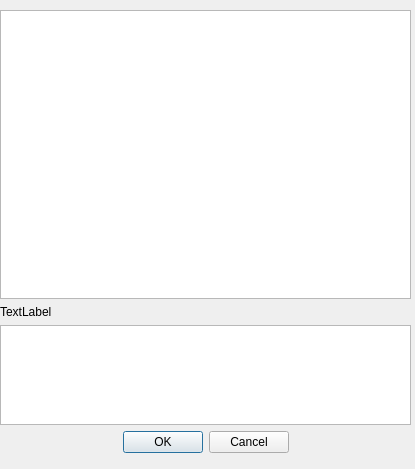
<?xml version="1.0" encoding="UTF-8"?>
<ui version="4.0">
 <class>PhFontDialog</class>
 <widget class="QDialog" name="PhFontDialog">
  <property name="geometry">
   <rect>
    <x>0</x>
    <y>0</y>
    <width>415</width>
    <height>469</height>
   </rect>
  </property>
  <property name="sizePolicy">
   <sizepolicy hsizetype="Expanding" vsizetype="Expanding">
    <horstretch>0</horstretch>
    <verstretch>0</verstretch>
   </sizepolicy>
  </property>
  <property name="minimumSize">
   <size>
    <width>415</width>
    <height>450</height>
   </size>
  </property>
  <property name="baseSize">
   <size>
    <width>415</width>
    <height>450</height>
   </size>
  </property>
  <property name="windowTitle">
   <string>Change font</string>
  </property>
  <widget class="QWidget" name="layoutWidget">
   <property name="geometry">
    <rect>
     <x>0</x>
     <y>10</y>
     <width>411</width>
     <height>443</height>
    </rect>
   </property>
   <layout class="QVBoxLayout" name="verticalLayout">
    <property name="sizeConstraint">
     <enum>QLayout::SetDefaultConstraint</enum>
    </property>
    <item>
     <widget class="QListWidget" name="listWidgetFont">
      <property name="horizontalScrollBarPolicy">
       <enum>Qt::ScrollBarAlwaysOff</enum>
      </property>
     </widget>
    </item>
    <item>
     <widget class="QLabel" name="label">
      <property name="text">
       <string notr="true">TextLabel</string>
      </property>
     </widget>
    </item>
    <item>
     <widget class="QPlainTextEdit" name="plainTextEdit">
      <property name="sizePolicy">
       <sizepolicy hsizetype="Preferred" vsizetype="Preferred">
        <horstretch>0</horstretch>
        <verstretch>0</verstretch>
       </sizepolicy>
      </property>
      <property name="maximumSize">
       <size>
        <width>16777215</width>
        <height>100</height>
       </size>
      </property>
      <property name="baseSize">
       <size>
        <width>0</width>
        <height>20</height>
       </size>
      </property>
      <property name="plainText">
       <string/>
      </property>
     </widget>
    </item>
    <item>
     <widget class="QDialogButtonBox" name="buttonBox">
      <property name="layoutDirection">
       <enum>Qt::LeftToRight</enum>
      </property>
      <property name="orientation">
       <enum>Qt::Horizontal</enum>
      </property>
      <property name="standardButtons">
       <set>QDialogButtonBox::Cancel|QDialogButtonBox::Ok</set>
      </property>
      <property name="centerButtons">
       <bool>true</bool>
      </property>
     </widget>
    </item>
   </layout>
  </widget>
 </widget>
 <resources/>
 <connections>
  <connection>
   <sender>buttonBox</sender>
   <signal>accepted()</signal>
   <receiver>PhFontDialog</receiver>
   <slot>accept()</slot>
   <hints>
    <hint type="sourcelabel">
     <x>248</x>
     <y>254</y>
    </hint>
    <hint type="destinationlabel">
     <x>157</x>
     <y>274</y>
    </hint>
   </hints>
  </connection>
  <connection>
   <sender>buttonBox</sender>
   <signal>rejected()</signal>
   <receiver>PhFontDialog</receiver>
   <slot>reject()</slot>
   <hints>
    <hint type="sourcelabel">
     <x>316</x>
     <y>260</y>
    </hint>
    <hint type="destinationlabel">
     <x>286</x>
     <y>274</y>
    </hint>
   </hints>
  </connection>
 </connections>
</ui>
